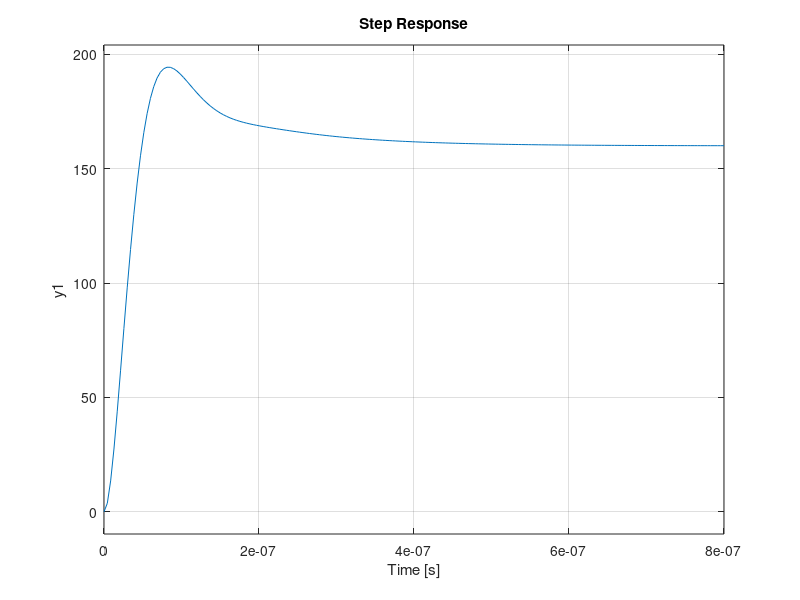

This figure's MATLAB source:
% Parameters
KVCO = 0.0139 * 1e12 * 2 * 3.1415; % [rad/Vs]
Gm = 0.228e-6; % [A/V]
FREF = 100e6; % [Hz]
TREF = 1 / FREF; % [s]
KPD = 0.9*12.5; % [V/rad]
M = 160; % fixed
Rp = 30000; % [Ohm]
Cp1 = 5e-12; % [F]
Cp2 = 0.5e-12; % [F]

% Open loop transfer function
numeratorOPL = [Rp*Cp1,1];
denominatorOPL = [Rp*Cp1*Cp2,Cp1+Cp2,0,0];
sysOPL = tf(numeratorOPL,denominatorOPL) * KVCO * Gm * KPD;

% Open loop transfer function with feedback
sysOPLB = sysOPL / M;

% Bode plot and phase margin
bode(sysOPLB)
[Gm, Pm, Wcg, Wcp] = margin(sysOPLB);

% Closed loop transfer function
sysCLP = sysOPL / (sysOPL / M + 1); % True transfer function
bode(sysCLP);
step(sysCLP);

omega_n = sqrt(KVCO*KPD*Gm/(M*Cp1));
xi = ((KVCO*KPD*Gm*Cp1/M)^(1/2))*Rp/2;